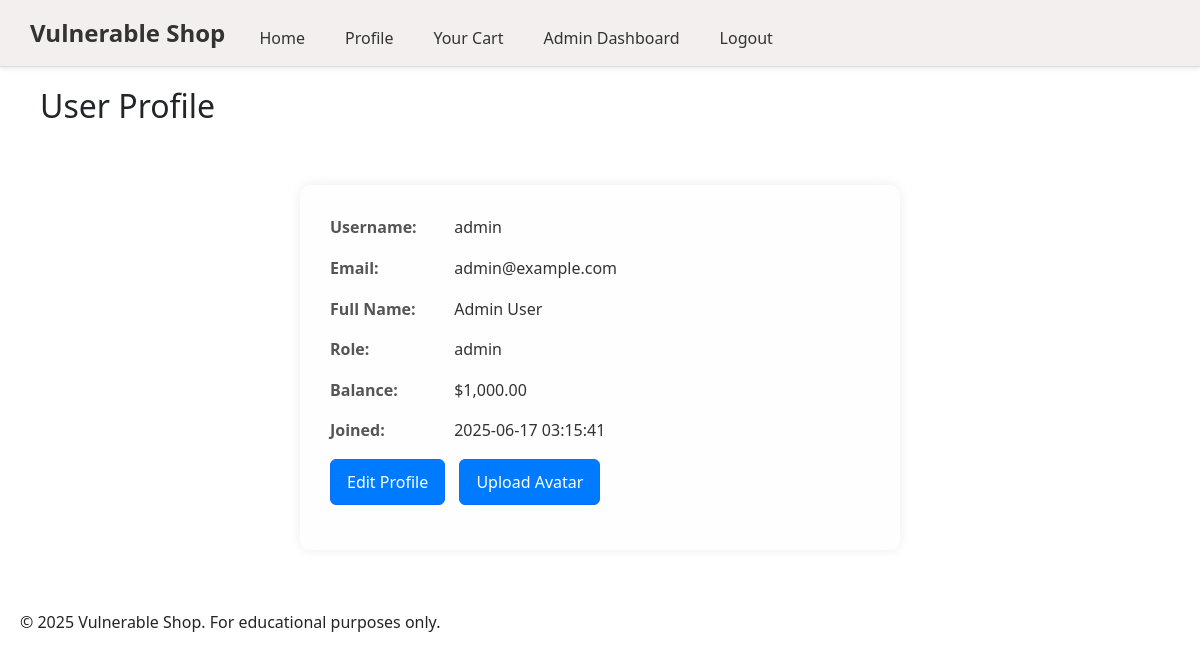
Screenshot of /user/profile.php (signed in) with the database file from the repository.
### tables this page shows
CREATE TABLE users (
    id INT PRIMARY KEY AUTO_INCREMENT,
    username VARCHAR(50) UNIQUE NOT NULL,
    email VARCHAR(100) UNIQUE NOT NULL,
    password VARCHAR(255) NOT NULL,
    full_name VARCHAR(100),
    avatar VARCHAR(255),
    role ENUM('user', 'admin') DEFAULT 'user',
    balance DECIMAL(10,2) DEFAULT 0.00,
    created_at TIMESTAMP DEFAULT CURRENT_TIMESTAMP
);

### user/profile.php (the view, shortened to what this page needs)
<?php
require_once '../config/database.php';
require_once '../includes/header.php';
$user_id = isset($_GET['id']) ? (int)$_GET['id'] : $_SESSION['user_id'];
$sql = "SELECT id, username, email, full_name, avatar, role, balance, created_at FROM users WHERE id = $user_id";
$result = $pdo->query($sql)->fetch(PDO::FETCH_ASSOC);
?>
<!DOCTYPE html>
<html lang="en">
<head>
    <link rel="stylesheet" href="<?php echo BASE_URL; ?>assets/css/style.css">
    <link rel="stylesheet" href="<?php echo BASE_URL; ?>assets/css/profile.css">
    <link href="https://cdn.jsdelivr.net/npm/bootstrap@5.3.3/dist/css/bootstrap.min.css" rel="stylesheet">
</head>
<main>
    <h2>User Profile</h2>
    <div class="profile-info">
        <p><strong>Username:</strong> <?php echo htmlspecialchars($result['username'], ENT_QUOTES, 'UTF-8'); ?></p>
        <p><strong>Email:</strong> <?php echo htmlspecialchars($result['email'], ENT_QUOTES, 'UTF-8'); ?></p>
        <p><strong>Full Name:</strong> <?php echo htmlspecialchars($result['full_name'] ?: 'Not set', ENT_QUOTES, 'UTF-8'); ?></p>
        <p><strong>Role:</strong> <?php echo htmlspecialchars($result['role'], ENT_QUOTES, 'UTF-8'); ?></p>
        <p><strong>Balance:</strong> $<?php echo number_format($result['balance'], 2); ?></p>
        <p><strong>Joined:</strong> <?php echo $result['created_at']; ?></p>
        <?php if ($user_id == $_SESSION['user_id']): ?>
            <p>
                <a href="<?php echo BASE_URL; ?>user/edit_profile.php" class="btn btn-primary">Edit Profile</a>
                <a href="<?php echo BASE_URL; ?>user/upload_avatar.php" class="btn btn-primary">Upload Avatar</a>
            </p>
        <?php endif; ?>
    </div>
</main>
</html>
<?php
require_once '../includes/footer.php';
?>

### assets/css/style.css (style rules this page uses)
* { margin: 0; padding: 0; box-sizing: border-box; }
body { font-family: Arial, sans-serif; line-height: 1.6; background-color: #f4f4f4; }
main { max-width: 1200px; margin: 20px auto; padding: 0 20px; }
main p { margin-bottom: 20px; line-height: 1.6; }

### assets/css/profile.css (style rules this page uses)
.profile-info { max-width: 600px; margin: 60px auto; padding: 30px; background-color: #fefefe; border-radius: 10px; box-shadow: 0 0 12px rgba(0, 0, 0, 0.08); font-family: 'Segoe UI', sans-serif; font-size: 16px; line-height: 1.6; color: #333; }
.profile-info p { margin-bottom: 15px; }
.profile-info strong { display: inline-block; min-width: 120px; color: #555; }
.profile-info a.btn { display: inline-block; margin-right: 10px; padding: 10px 16px; background-color: #007bff; color: white; border-radius: 6px; text-decoration: none; font-weight: 500; transition: background-color 0.3s; }

### rows the page displays
users: username "admin", email "admin@example.com", full_name "Admin User", role "admin", balance "1,000.00", created_at "2025-06-17 03:15:41"
